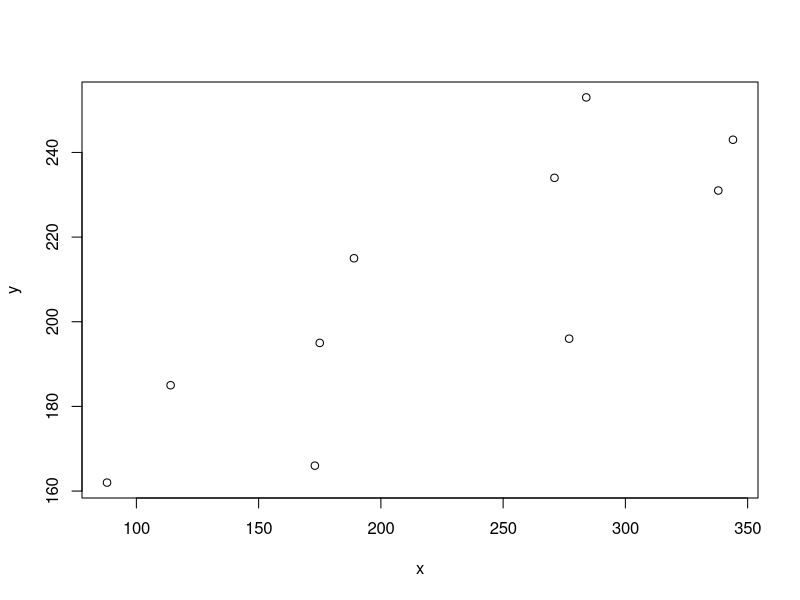
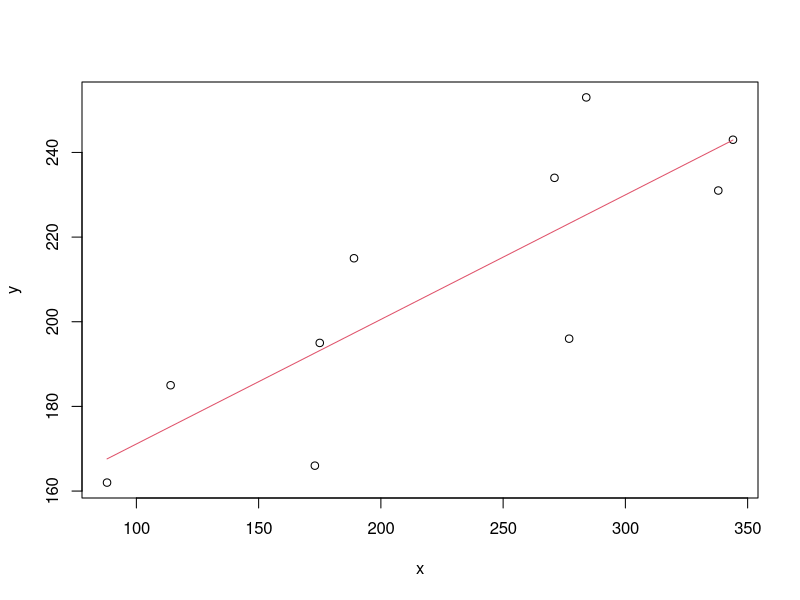
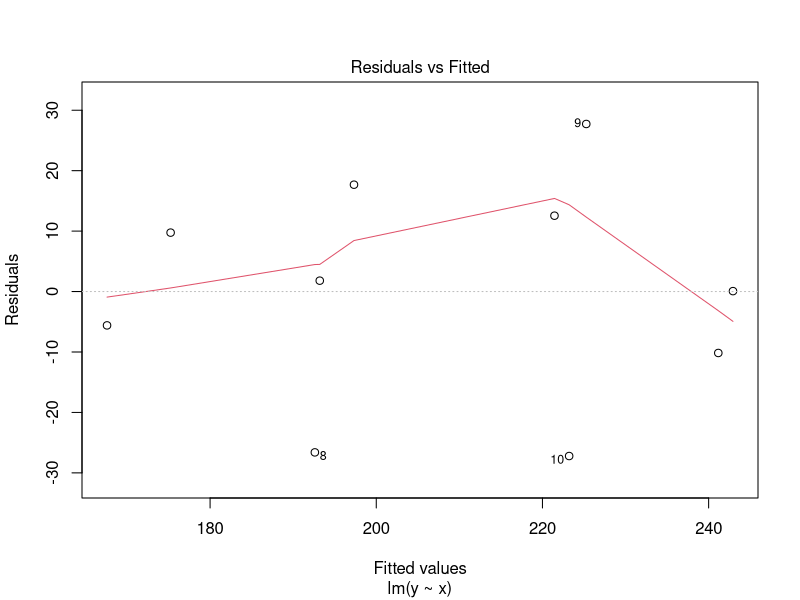
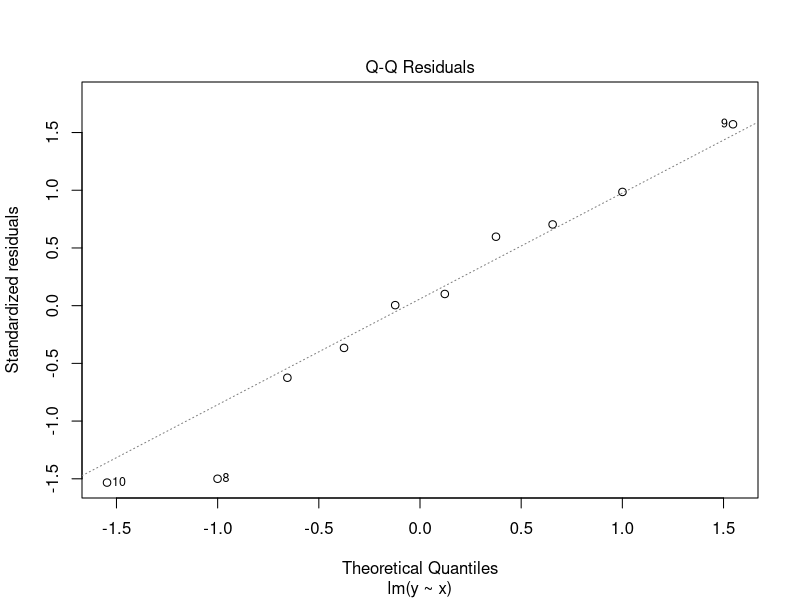
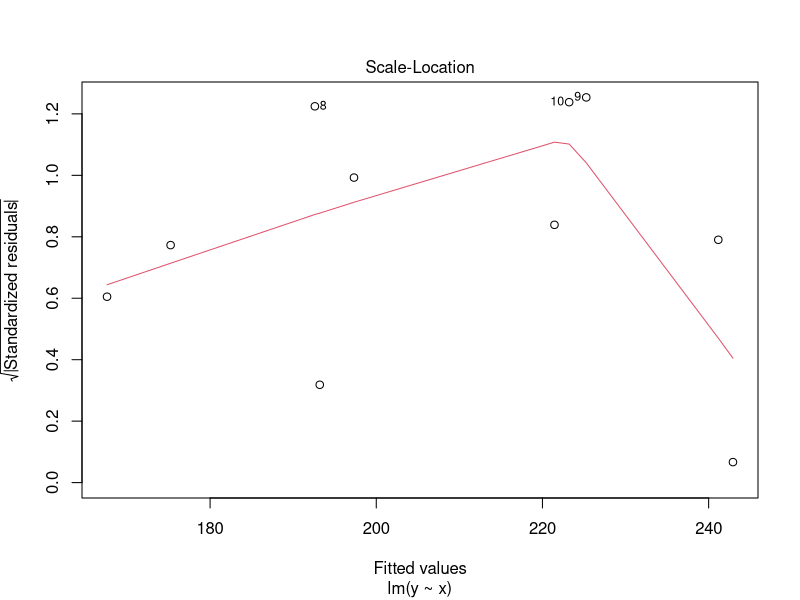
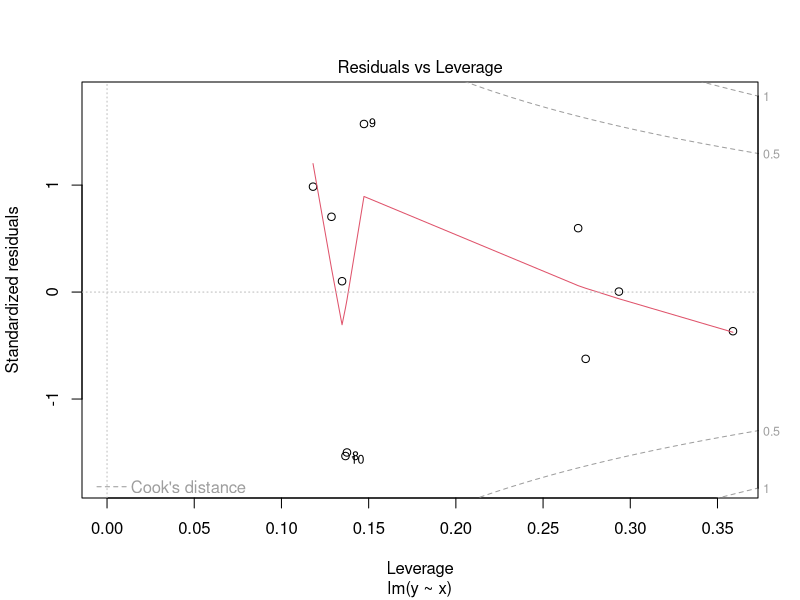
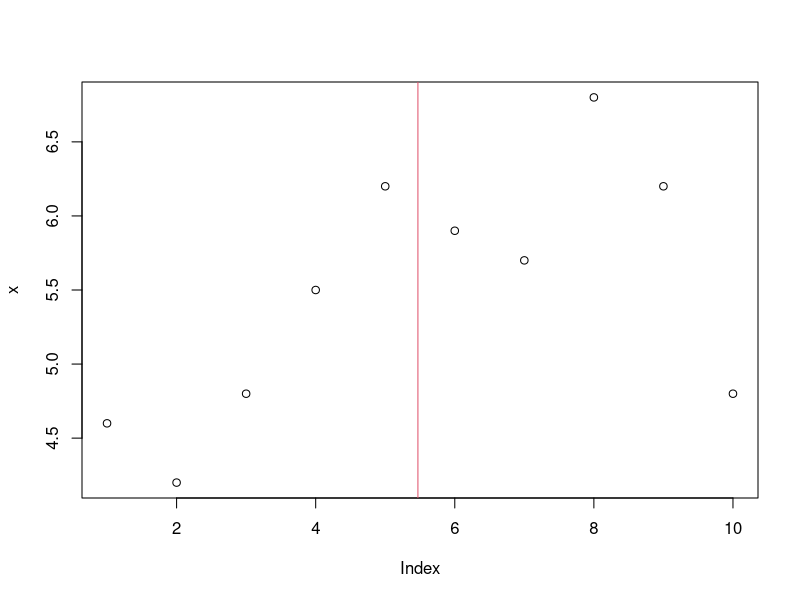
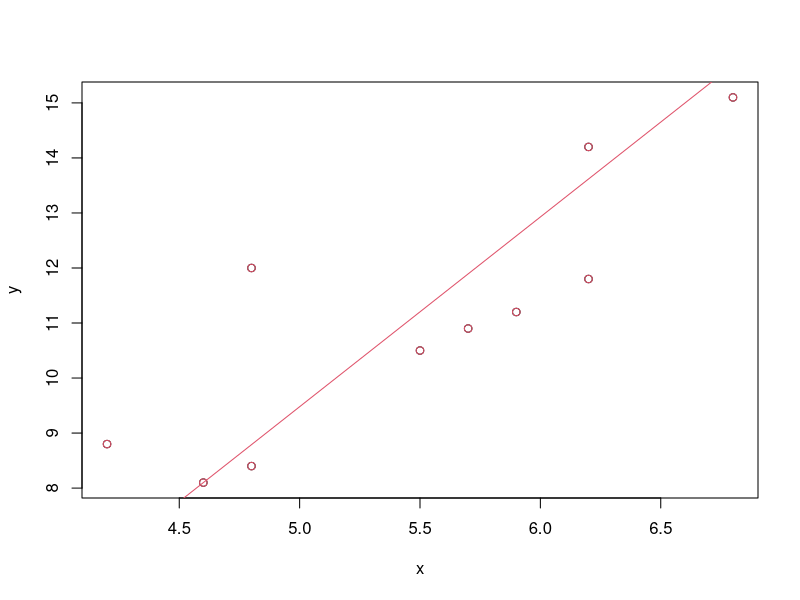

Recreate these plots in R, in order.
################
# REGRESION LINEAL SIMPLE
#################
# CARGAR LOS DATOS
# x = Runsize (unidades), y = Runtime (min)
x = c(175, 189, 344, 88, 114, 338, 271, 173, 284, 277)
y = c(195, 215, 243, 162, 185, 231, 234, 166, 253, 196)

n = 10  # total de pares ordenados (X, Y)

# Grafico de dispersion
plot(x, y)

# Vector de medias
vecmed = c(mean(x), mean(y))
vecmed

# Covarianza muestral
Sxy = sum ((x - mean(x))*(y - mean(y))) / n
Sxy

Sxy = sum(x*y)/n - mean(x)*mean(y)
Sxy

# Covarianza cuadrada de x
S2x =  sum ((x - mean(x))^2) / n
S2x

# ESTIMACION DE LOS BETAS
# Para Beta 1
Beta1 = Sxy / S2x
Beta1

# Para Beta 0
Beta0 = mean(y) - Beta1 * mean(x)
Beta0

# Proyecciones de Y
Yproy = Beta0 + Beta1*x
Yproy

# Residuos de la regresión
resid = y - Yproy
resid

# Grafico de la recta de proyeccion
plot(x, y)
points(x, Yproy, type="l", col =2)

# Suma de residuos
sum(resid) # practicamente CERO

# Suma cuadrada de residuos: SCR
SCR = sum(resid^2)
SCR

# Estimacion varianza del error
sigma2 = SCR / (n-2)
sigma2

sigma = sqrt(sigma2) # desviación estándar de residuos
sigma

# INFERENCIA PARA LOS BETAS

# Para beta Cero
etB0 = sigma * sqrt((1/n)+((mean(x)^2)/(n*S2x)))
etB0 # estimacion del error típico del beta cero

tB0 = Beta0 / etB0
tB0 # estadistico de contraste de Beta 0

PvalorB0 = 2*(1 - pt(tB0, n-2))
PvalorB0 # es menor al 5% , H0 se rechaza (Beta 0 es distinto de 0)

# Para Beta 1
etB1 = sigma / sqrt(n*S2x)
etB1

tB1 = Beta1 / etB1
tB1

PvalorB1 = 2*(1 - pt(tB1, n-2))
PvalorB1 # es menor al 5% , H0 se rechaza (Beta 1 es distinto de 0)

# CALCULO USANDO LA FUNCION LINEAR MODEL
RSL1 = lm(y ~ x) #devuelve un objeto de clase "lm"

RSL1$coefficients
RSL1$fitted.values
RSL1$residuals

summary(RSL1)


# DESCOMPOSICION DE LA VARIABILIDAD
SCT = sum((y - mean(y))^2) # suma cuadrada total/global
SCT

SCReg = sum((Yproy - mean(y))^2) # suma cuadrada de la regresion
SCReg

SCR = sum((y - Yproy)^2) # suma cuadrada del residuo
SCR

SCReg + SCR #esta suma debe ser igual a la SCT

# PRUEBA GLOBAL F (contraste F)
Ftest = (SCReg/1) / (SCR/(n-2)) # estadistico F
Ftest

PvalorF = 1 - pf(Ftest, 1, n-2)
PvalorF # Este valor es menor al 5%, por tanto la H0 se rechaza
# Beta1 es distinto de cero, luego Y si depende de X

# COEFICIENTES DE DETERMINACION
R2 = 1 - (SCR/SCT)
R2 # 68% de la variabilidad de Y es explicada con el modelo de RLS 
# (32% se pierden a los residuos)

R2adj = 1 - ((SCR/(n-2))/(SCT/(n-1)))
R2adj #64% de la variabilidad se explica por el modelo de RLS

1 - (sigma2/var(y)) # formula alternativa

#CALCULO AUTOMATICO
summary(RSL1)

# PREDICCION EN RLS
x0 = 200
y0 = Beta0 + Beta1*x0
y0

# IC para la media condicionada (IC - recta proyectada)

# calculo del tamaño equivalente n0
n0 = n / (1 + (((200 - mean(x))^2)/S2x))
n0

LIC.MC = y0 - qt(0.975, n-2)*sigma/sqrt(n0)
LSC.MC = y0 + qt(0.975, n-2)*sigma/sqrt(n0)
LIC.MC
LSC.MC

# IC para la prediccion puntual (IC para Y0)
LIC.y0 = y0 - qt(0.975, n-2)*sigma*sqrt(1+ 1/n0)
LSC.y0 = y0 + qt(0.975, n-2)*sigma*sqrt(1+ 1/n0)
LIC.y0
LSC.y0

# PREDICCION DE FORMA AUTOMATICA
newX = c(200, 250) # solo se puede predecir de forma interpolada

# IC para la media condicionada
predict(RSL1, newdata = data.frame(x = newX), interval = "confidence", level = 0.95)

# IC para la prediccion puntual
predict(RSL1, newdata = data.frame(x = newX), interval = "prediction", level = 0.95)

# DIAGNOSTICO DEL MODELO
library(lmtest) #este paquete contiene los contrastes de diagnosticos
# debemos tener previamente construido el objeto "lm"

# Comprobar linealidad (test RESET)
reset(RSL1) # P Valor mayor a 5%, H0 de linealidad se cumple

# Comprobar homocedasticidad (test Harrison Mc Cabe)
hmctest(RSL1) # P valor menor al 5%, H0 de homocedasticidad no se cumple

# Comprobar normalidad (test Shapiro wilk)
shapiro.test(resid) #P valor mayor a 5%, H0 de normalidad se cumple

library(nortest) 
lillie.test(resid) # test de lilliefors cuando n es mayor o igual a 50

# Comprobar independencia (Test de Durbin Watson)
dwtest(RSL1, alternative = "two.sided") # P valor mayor a 5%, H0 de independencia se cumple

#analisis gráfico
plot(RSL1)


###################################################################################

#REGRECION LINEAL SIMPLE
x=c(4.6,4.2,4.8,5.5,6.2,5.9,5.7,6.8,6.2,4.8) #grososr en cm
y=c(8.1,8.8,8.4,10.5,11.8,11.2,10.9,15.1,14.2,12) #tiempo de corte en m
n=length(x) #tamaño muestral =numero de pares ordenados

#MEIDAS DESCRIPTIVAS BIDIMENCIONALES
vecmed = c(mean(x),mean(y))
vecmed
#en promedio el grosor es de 5.47 y el tiempo de corte de 11.10m

#Grafico de dispersion
plot(x,y.main="Grafico de dispercion de tiempo por grosor")
abline (v=mean(x),col=2)
abline (h=mean(y),col=2)


#Calculo de la covarianza
sxy=sum(x-mean(x))*(y-mean(y))/n
sxy

#formula para la covarianza (pero no da lo mismo)
cov(x,y)*(n-1)/n #ojo con la funcion que esta dividida para n-1

#MODELOS DE REGRESION
#si la covarianza es distienta de 0
#se asigna a una como dependiente y a otra como idpendiente
#decimos que una variable es funcion de la optra
Sxx = sum(x-mean(x))*(x-mean(x))/n
Sxx
Beta_1 = sxy/Sxx
Beta_1

Beta_0 = mean(y) - Beta_1 * mean(x)
Beta_0

#modelo RLS estimado: Y = 1.675 + 2.336x + ro E
plot(x,y)
abline(a=Beta_0,b=Beta_1,col=2)

#proyecciones del modelo
Proy = Beta_0 + Beta_1*x
Proy

points(x, Proy,col=2)
resid=y - Proy
resid
